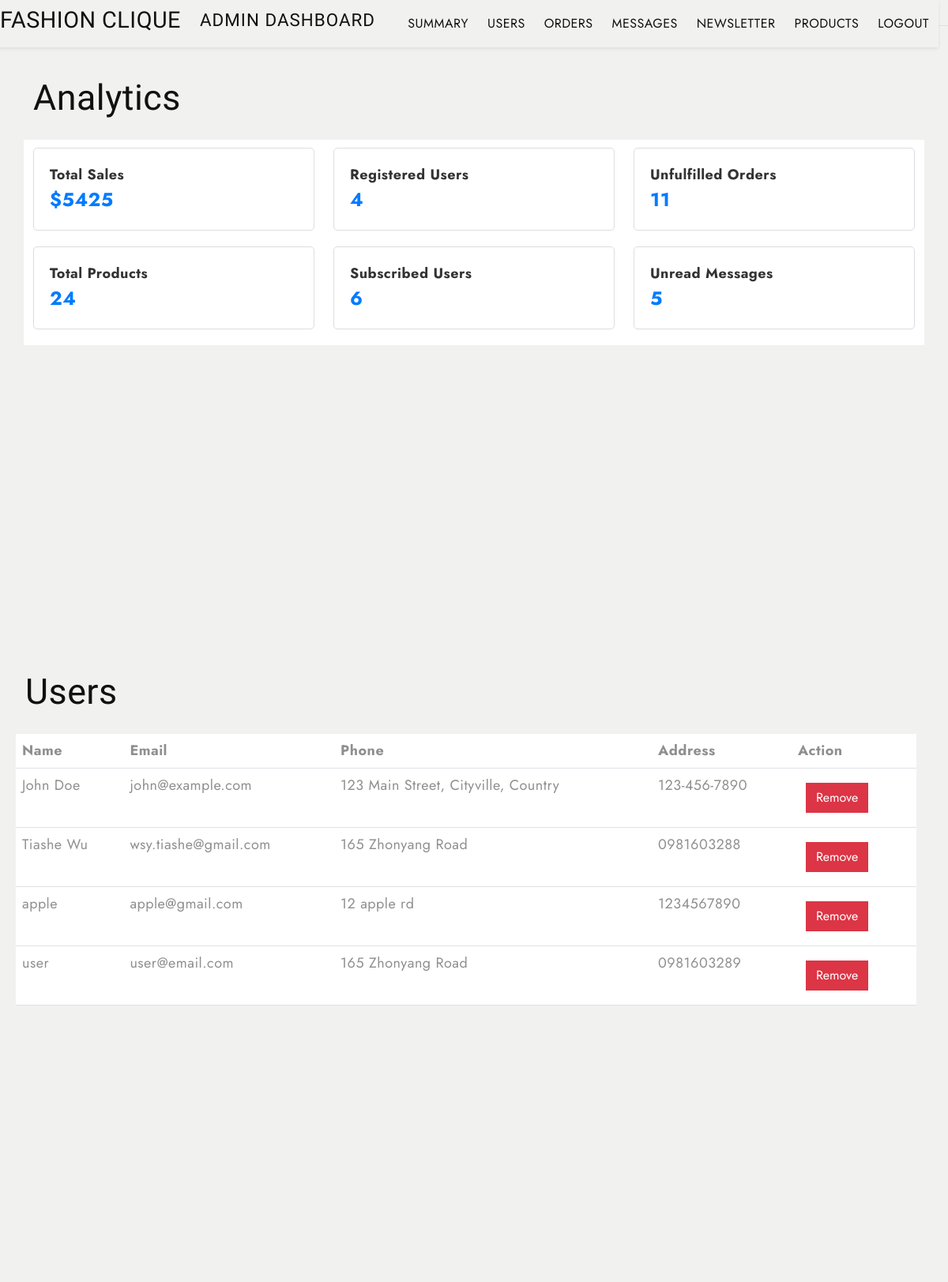
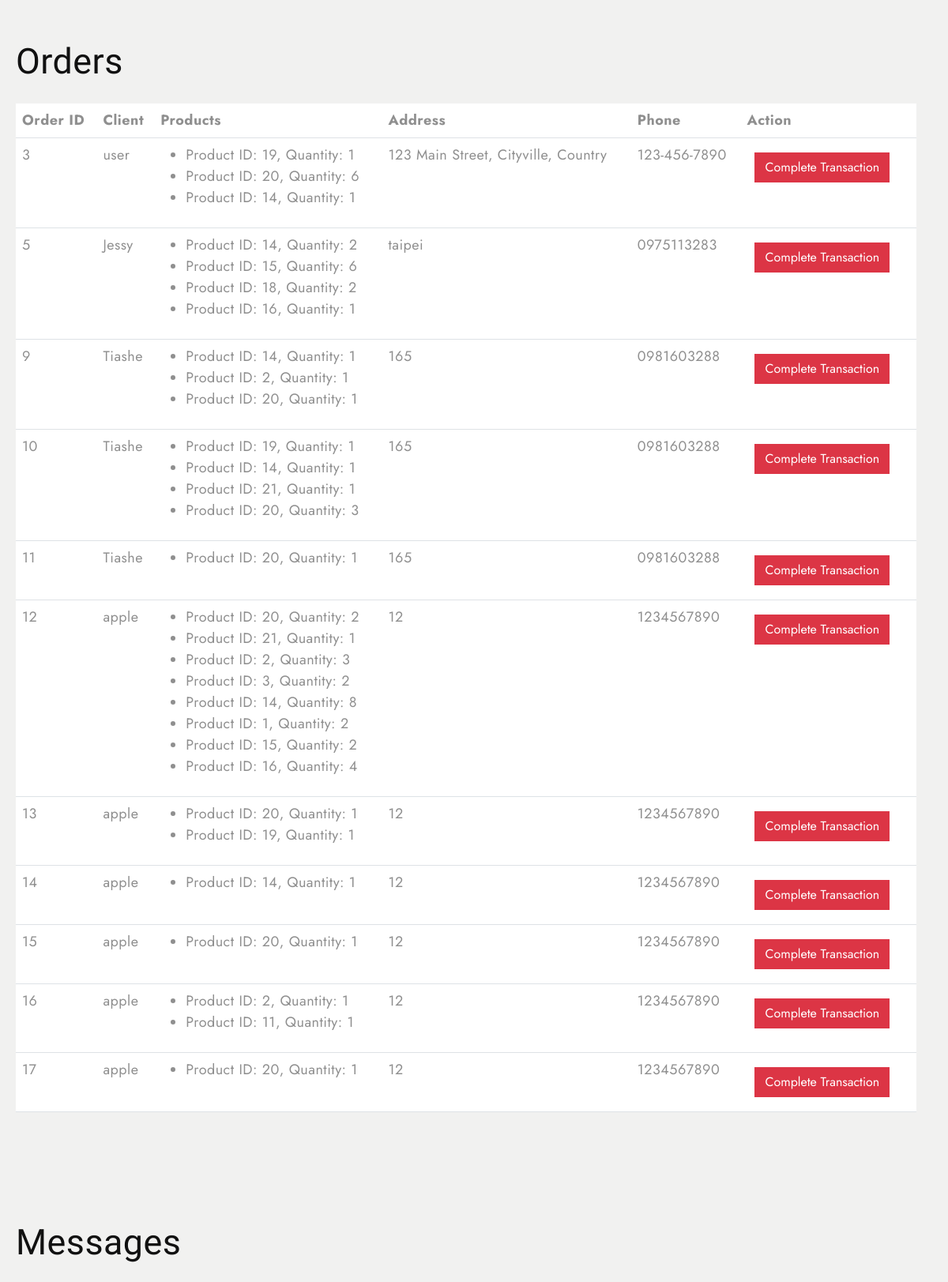
/dashboard (upper part), run on the app's committed database (2 pictures, top to bottom).
### tables this page shows
CREATE TABLE users (id INTEGER PRIMARY KEY AUTOINCREMENT, user_id INTEGER, username TEXT NOT NULL UNIQUE, password TEXT NOT NULL, email TEXT NOT NULL UNIQUE, phone TEXT, address TEXT);

CREATE TABLE orders (id INTEGER PRIMARY KEY AUTOINCREMENT, client_id INTEGER NOT NULL, client TEXT, products TEXT NOT NULL, total INTEGER, address TEXT NOT NULL, phone TEXT NOT NULL, created_at DATETIME DEFAULT CURRENT_TIMESTAMP, fulfilled TEXT, FOREIGN KEY (client_id) REFERENCES users (id));

### app.py (the view)
@app.route('/dashboard')
def dashboard():
    conn = get_db_connection()
    users = conn.execute('SELECT * FROM users').fetchall()
    orders = conn.execute('SELECT * FROM orders WHERE fulfilled="false"').fetchall()
    orders_new = []
    for row in orders:  # Iterate over the rows in the 'orders' list
        products_str = row[3]  # row[2] contains the products field as a JSON string
        if products_str and products_str.strip():  # Only try to parse if there's content
            try:
                products = json.loads(products_str)
            except json.JSONDecodeError:
                print(f"Error parsing products for order ID {row[0]}: {products_str}")
                products = []  # Default to empty list if JSON is invalid
        else:
            products = []  # Default to empty list if products field is empty or null
        orders_new.append({
            'id': row[0],
            'client': row[2],
            'products': products,
            'address': row[5],
            'phone': row[6],
            'created_at': row[7],
            'fulfilled': row[8]
        })
    messages = conn.execute('SELECT * FROM messages WHERE seen="false"').fetchall()
    newsletter = conn.execute('SELECT * FROM newsletter').fetchall()
    products = conn.execute('SELECT * FROM products').fetchall()
    total_sales = conn.execute('''
        SELECT SUM(total) AS total_sales FROM orders
    ''').fetchone()
    total_users = conn.execute('SELECT COUNT(*) AS total_users FROM users').fetchone()
    total_subscribed_users = conn.execute('SELECT COUNT(*) AS total_subscribed FROM newsletter').fetchone()
    total_products = conn.execute('SELECT COUNT(*) AS total_products FROM products').fetchone()
    unread_messages = conn.execute('SELECT COUNT(*) AS unread_messages FROM messages WHERE seen="false"').fetchone()
    unfulfilled_Orders = conn.execute('SELECT COUNT(*) AS total_unfulfilled_orders FROM orders WHERE fulfilled="false"').fetchone()
    conn.close()
    return render_template('admin.html', users=users, orders=orders_new, messages=messages,
                           newsletter=newsletter, products=products,
                           total_sales=total_sales['total_sales'] or 0,
                           total_users=total_users['total_users'] or 0,
                           total_subscribed_users=total_subscribed_users['total_subscribed'] or 0,
                           total_products=total_products['total_products'] or 0,
                           unread_messages=unread_messages['unread_messages'] or 0,
                           unfulfilled_Orders=unfulfilled_Orders['total_unfulfilled_orders'] or 0)

### app.py (called while the page is built)
def get_db_connection():
    conn = sqlite3.connect(DB_PATH)
    conn.row_factory = sqlite3.Row  # So that we can access columns by name
    return conn

### templates/admin.html (shortened to what this page needs)
<!DOCTYPE html>
<html lang="en">
  <head>
    <link
      href="https://cdn.jsdelivr.net/npm/bootstrap@5.3.0-alpha3/dist/css/bootstrap.min.css"
      rel="stylesheet"
    />
    <link
      rel="stylesheet"
      type="text/css"
      href="{{ url_for('static', filename='css/vendor.css') }}"
    />
    <link
      rel="stylesheet"
      href="https://cdn.jsdelivr.net/npm/swiper@9/swiper-bundle.min.css"
    />
    <link
      rel="stylesheet"
      type="text/css"
      href="{{ url_for('static', filename='css/style.css') }}"
    />
  </head>
  <body class="homepage">
    <nav
      class="navbar navbar-expand-lg bg-light text-uppercase fs-6 p-3 fixed-top border-bottom align-items-center"
    >
      <div class="container-fluid">
        <div class="row justify-content-between align-items-center w-100 fixed-top shadow-sm py-2 bg-light">
            <div class="col-auto d-flex align-items-center gap-4">
              <h4>FASHION CLIQUE</h4>
              <h5>Admin Dashboard</h5>
               </div>
              <div class="col-auto">
              <ul class="navbar-nav d-flex flex-row gap-4 col">
                <li class="nav-item">
                  <a class="nav-link-active" href="#summary">Summary</a>
                </li>
                <li class="nav-item">
                  <a class="nav-link-active" href="#users">Users</a>
                </li>
                <li class="nav-item">
                  <a class="nav-link-active" href="#orders">Orders</a>
                </li>
                <li class="nav-item">
                  <a class="nav-link-active" href="#messages">Messages</a>
                </li>
                <li class="nav-item">
                  <a class="nav-link-active" href="#newsletter">Newsletter</a>
                </li>
                <li class="nav-item">
                  <a class="nav-link-active" href="#products">Products</a>
                </li>
                <li class="nav-item">
                  <a class="nav-link-active" href="/login_P">Logout</a>
                </li>
              </ul>
            </div>
          </div>
      </div>
    </nav>
    <section id="summary" class="contact-section py-5 bg-light" style="min-height:100vh;">
        <div class="container mt-5 ">
          <h3>Analytics</h3>
            <div class="row bg-white " >
                <div class="col-md-4 " style="margin-top:10px;">
                    <div class="panel" >
                        <div class="panel-heading">Total Sales</div>
                        <div class="panel-body">${{ total_sales }}</div>
                    </div>
                </div>
                <div class="col-md-4" style="margin-top:10px;">
                    <div class="panel">
                        <div class="panel-heading">Registered Users</div>
                        <div class="panel-body">{{ total_users }}</div>
                    </div>
                </div>
                <div class="col-md-4" style="margin-top:10px;">
                    <div class="panel">
                        <div class="panel-heading">Unfulfilled Orders</div>
                        <div class="panel-body">{{ unfulfilled_Orders}}</div>
                    </div>
                </div>
            </div>
            <div class="row bg-white">
                <div class="col-md-4">
                    <div class="panel">
                        <div class="panel-heading">Total Products</div>
                        <div class="panel-body">{{ total_products }}</div>
                    </div>
                </div>
                <div class="col-md-4">
                    <div class="panel">
                        <div class="panel-heading">Subscribed Users</div>
                        <div class="panel-body">{{ total_subscribed_users }}</div>
                    </div>
                </div>
                <div class="col-md-4">
                    <div class="panel">
                        <div class="panel-heading">Unread Messages</div>
                        <div class="panel-body">{{ unread_messages }}</div>
                    </div>
                </div>
            </div>
        </div>
    </section>
    <section id="users" class="contact-section py-5 bg-light" style="min-height:100vh;">
        <div class="row" style="margin-left: 20px; width:95vw;">
              <h3>Users</h3>
              <table class="table bg-white">
                <thead>
                  <tr>
                    <th>Name</th>
                    <th>Email</th>
                    <th>Phone</th>
                    <th>Address</th>
                    <th>Action</th>
                  </tr>
                </thead>
                <tbody>
                  {% for user in users %}
                  <tr>
                    <td>{{ user.username }}</td>
                    <td> {{ user.email }}</td>
                    <td>{{ user.address }}</td>
                    <td>{{ user.phone }}</td>
                    <td>
                      <button class="btn btn-danger" onclick="removeUser({{ user.user_id }}, this)">Remove</button>
                    </td>
                  </tr>
                  {% endfor %}
                </tbody>
              </table>
            </section>
            <section id="orders"class="contact-section py-5 bg-light" style="min-height:100vh;">
              <h3 style="margin-left: 20px;">Orders</h3>
              <table class="table bg-white" style="margin-left: 20px; width:95vw;">
                <thead>
                  <tr>
                    <th>Order ID</th>
                    <th>Client</th>
                    <th>Products</th>
                    <th>Address</th>
                    <th>Phone</th>
                    <th>Action</th>
                  </tr>
                </thead>
                <tbody>
                  {% for order in orders %}
                  <tr>
                    <td>{{ order.id }}</td>
                    <td>{{ order.client }}</td>
                    <td>
                      <ul>
                        {% for product in order.products %}
                        <li>Product ID: {{ product.product_id }}, Quantity: {{ product.quantity }}</li>
                      {% endfor %}
                      </ul>
                  </td>
                    <td>{{ order.address }}</td>
                    <td>{{ order.phone }}</td>
                    <td>
                      <button class="btn btn-danger" onclick="updateOrder({{ order.id }}, this)">Complete Transaction</button>
                    </td>
                  </tr>
                  {% endfor %}
                </tbody>
              </table>
              </section>
              <section id="messages" class="contact-section py-5 bg-light" style="min-height:100vh;">
              <h3 style="margin-left: 20px;">Messages</h3>
            </section>
  </body>
</html>

### static/css/style.css (style rules this page uses)
body { --heading-font: "Marcellus", Roboto, sans-serif; --heading-font-weight: 400; --heading-color: #111; --heading-line-height: 1.24; --swiper-theme-color: #8c907e; --bs-body-font-family: "Jost", Roboto, sans-serif; --bs-body-font-size: 18px; --bs-body-font-weight: 400; --bs-body-line-height: 1.5; --bs-body-color: #8f8f8f; --bs-body-color-rgb: 143, 143, 143; --bs-primary: #8c907e; --bs-secondary: #6c757d; --bs-black: #111; --bs-light: #f1f1f0; --bs-dark: #212529; --bs-gray: #9aa1a7; --bs-gray-dark: #51565b; --bs-primary-rgb: 140, 144, 126; --bs-secondary-rgb: 108, 117, 125; --bs-black-rgb: 17, 17, 17; --bs-light-rgb: 241, 241, 240; --bs-dark-rgb: 33, 37, 41; --bs-link-color: #111; --bs-link-color-rgb: 17, 17, 17; --bs-link-decoration: underline; --bs-link-hover-color: #111; --bs-link-hover-color-rgb: 17, 17, 17; }
body { letter-spacing: 0.03rem; }
h1, .h1, h2, .h2, h3, .h3, h4, .h4, h5, .h5, h6, .h6 { font-family: var(--heading-font); font-weight: var(--heading-font-weight); color: var(--heading-color); line-height: var(--heading-line-height); }
h1, h2, h3 { margin: 25px 0; }
h5, h6 { letter-spacing: 1px; }
h3, .h3 { font-size: 2.8rem; }
h4, .h4 { font-size: 1.8rem; }
h5, .h5 { font-size: 1.4rem; }
a { text-decoration: none; }
.container-fluid { max-width: 1800px; }
.btn { --bs-btn-border-radius: 0; }
button { cursor: pointer; margin: 10px; }
.navbar.fixed-top { transition: background-color 0.6s ease-out; }
.panel { border: 1px solid #ddd; padding: 20px; border-radius: 5px; margin-bottom: 20px; }
.panel-heading { font-size: 18px; font-weight: bold; color: #333; }
.panel-body { font-size: 24px; font-weight: bold; color: #007bff; }

### data on the page
users: username "John Doe", email "john@example.com", address "123 Main Street, Cityville, Country", phone "123-456-7890"
users: username "Tiashe Wu", email "wsy.tiashe@gmail.com", address "165 Zhonyang Road", phone "0981603288"
users: username "apple", email "apple@gmail.com", address "12 apple rd", phone "1234567890"
users: username "user", email "user@email.com", address "165 Zhonyang Road", phone "0981603289"
orders: id "3", client "user", product_id "19" "20" "14", quantity "1" "6" "1", address "123 Main Street, Cityville, Country", phone "123-456-7890"
orders: id "5", client "Jessy", product_id "14" "15" "18" "16", quantity "2" "6" "2" "1", address "taipei", phone "0975113283"
orders: id "9", client "Tiashe", product_id "14" "2" "20", quantity "1" "1" "1", address "165", phone "0981603288"
orders: id "10", client "Tiashe", product_id "19" "14" "21" "20", quantity "1" "1" "1" "3", address "165", phone "0981603288"
orders: id "11", client "Tiashe", product_id "20", quantity "1", address "165", phone "0981603288"
orders: id "12", client "apple", product_id "20" "21" "2" "3" "14" "1" "15" "16", quantity "2" "1" "3" "2" "8" "2" "2" "4", address "12", phone "1234567890"
orders: id "13", client "apple", product_id "20" "19", quantity "1" "1", address "12", phone "1234567890"
orders: id "14", client "apple", product_id "14", quantity "1", address "12", phone "1234567890"
orders: id "15", client "apple", product_id "20", quantity "1", address "12", phone "1234567890"
orders: id "16", client "apple", product_id "2" "11", quantity "1" "1", address "12", phone "1234567890"
orders: id "17", client "apple", product_id "20", quantity "1", address "12", phone "1234567890"

### other printed values
{{ total_sales }} "5425"
{{ total_users }} "4"
{{ unfulfilled_Orders }} "11"
{{ total_products }} "24"
{{ total_subscribed_users }} "6"
{{ unread_messages }} "5"
